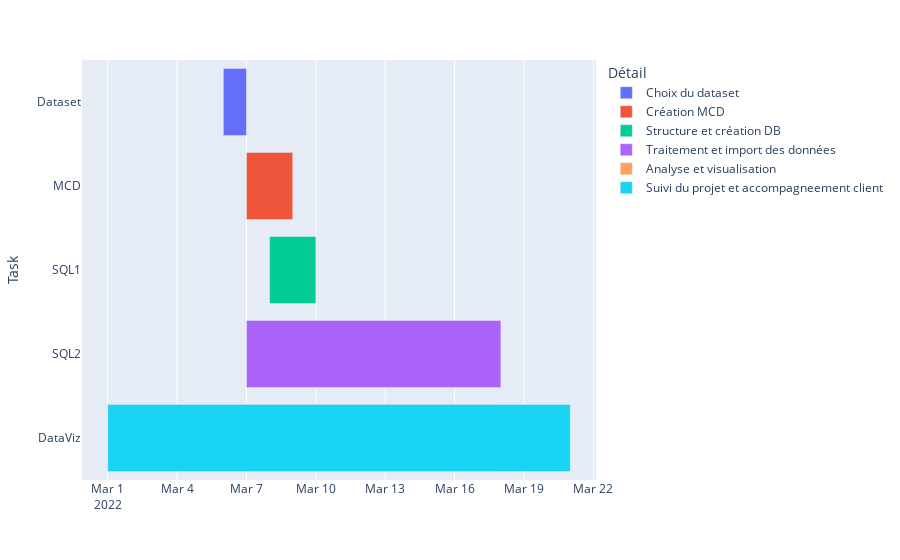

Notebook cell for this chart:
### Markdown cell above
# Diagramme de suivi de l'étude Pizza
(diagramme de Gantt)

### Code cell
import plotly.express as px
import pandas as pd

df = pd.DataFrame([
    dict(Task="Dataset", Start='2022-03-06', Finish='2022-03-07', Détail="Choix du dataset"),
    dict(Task="MCD", Start='2022-03-07', Finish='2022-03-09', Détail="Création MCD"),
    dict(Task="SQL1", Start='2022-03-08', Finish='2022-03-10', Détail="Structure et création DB"),
    dict(Task="SQL2", Start='2022-03-07', Finish='2022-03-18', Détail="Traitement et import des données"),
    dict(Task="DataViz", Start='2022-03-07', Finish='2022-03-18', Détail="Analyse et visualisation"),
    dict(Task="DataViz", Start='2022-03-01', Finish='2022-03-21', Détail="Suivi du projet et accompagneement client")
])

fig = px.timeline(df, x_start="Start", x_end="Finish", y="Task", color="Détail")
fig.update_yaxes(autorange="reversed")
fig.show()

### Figure 1 — Plotly figure (JSON) as saved in the notebook; plotly's stock layout.template omitted (floating-point values rounded to 4 significant figures)
{"data": [{"alignmentgroup": "True", "base": ["2022-03-06"], "hovertemplate": "Détail=Choix du dataset<br>Start=%{base}<br>Finish=%{x}<br>Task=%{y}<extra></extra>", "legendgroup": "Choix du dataset", "marker": {"color": "#636efa"}, "name": "Choix du dataset", "offsetgroup": "Choix du dataset", "orientation": "h", "showlegend": true, "textposition": "auto", "type": "bar", "x": [86400000], "xaxis": "x", "y": ["Dataset"], "yaxis": "y"}, {"alignmentgroup": "True", "base": ["2022-03-07"], "hovertemplate": "Détail=Création MCD<br>Start=%{base}<br>Finish=%{x}<br>Task=%{y}<extra></extra>", "legendgroup": "Création MCD", "marker": {"color": "#EF553B"}, "name": "Création MCD", "offsetgroup": "Création MCD", "orientation": "h", "showlegend": true, "textposition": "auto", "type": "bar", "x": [172800000], "xaxis": "x", "y": ["MCD"], "yaxis": "y"}, {"alignmentgroup": "True", "base": ["2022-03-08"], "hovertemplate": "Détail=Structure et création DB<br>Start=%{base}<br>Finish=%{x}<br>Task=%{y}<extra></extra>", "legendgroup": "Structure et création DB", "marker": {"color": "#00cc96"}, "name": "Structure et création DB", "offsetgroup": "Structure et création DB", "orientation": "h", "showlegend": true, "textposition": "auto", "type": "bar", "x": [172800000], "xaxis": "x", "y": ["SQL1"], "yaxis": "y"}, {"alignmentgroup": "True", "base": ["2022-03-07"], "hovertemplate": "Détail=Traitement et import des données<br>Start=%{base}<br>Finish=%{x}<br>Task=%{y}<extra></extra>", "legendgroup": "Traitement et import des données", "marker": {"color": "#ab63fa"}, "name": "Traitement et import des données", "offsetgroup": "Traitement et import des données", "orientation": "h", "showlegend": true, "textposition": "auto", "type": "bar", "x": [950400000], "xaxis": "x", "y": ["SQL2"], "yaxis": "y"}, {"alignmentgroup": "True", "base": ["2022-03-07"], "hovertemplate": "Détail=Analyse et visualisation<br>Start=%{base}<br>Finish=%{x}<br>Task=%{y}<extra></extra>", "legendgroup": "Analyse et visualisation", "marker": {"color": "#FFA15A"}, "name": "Analyse et visualisation", "offsetgroup": "Analyse et visualisation", "orientation": "h", "showlegend": true, "textposition": "auto", "type": "bar", "x": [950400000], "xaxis": "x", "y": ["DataViz"], "yaxis": "y"}, {"alignmentgroup": "True", "base": ["2022-03-01"], "hovertemplate": "Détail=Suivi du projet et accompagneement client<br>Start=%{base}<br>Finish=%{x}<br>Task=%{y}<extra></extra>", "legendgroup": "Suivi du projet et accompagneement client", "marker": {"color": "#19d3f3"}, "name": "Suivi du projet et accompagneement client", "offsetgroup": "Suivi du projet et accompagneement client", "orientation": "h", "showlegend": true, "textposition": "auto", "type": "bar", "x": [1728000000], "xaxis": "x", "y": ["DataViz"], "yaxis": "y"}], "layout": {"barmode": "overlay", "legend": {"title": {"text": "Détail"}, "tracegroupgap": 0}, "margin": {"t": 60}, "xaxis": {"anchor": "y", "domain": [0, 1], "type": "date"}, "yaxis": {"anchor": "x", "autorange": "reversed", "domain": [0, 1], "title": {"text": "Task"}}}}
